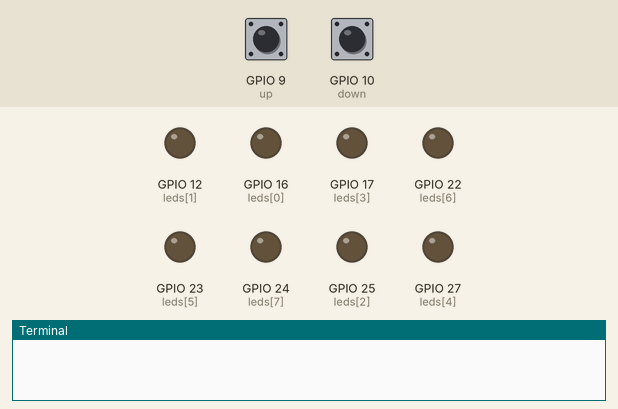
A program run on a simulated Raspberry Pi (BCM pin numbers). Parts: output pins drawn as LEDs (lit = HIGH), the last lines printed to the terminal. Inputs (shaded band) come from the test bench; at power-on: GPIO 9 (up) LOW, GPIO 10 (down) LOW.

Above: at 1.2 s.
1.3 s: GPIO 9 (up) pulled HIGH for 1 s
At 3.0 s:
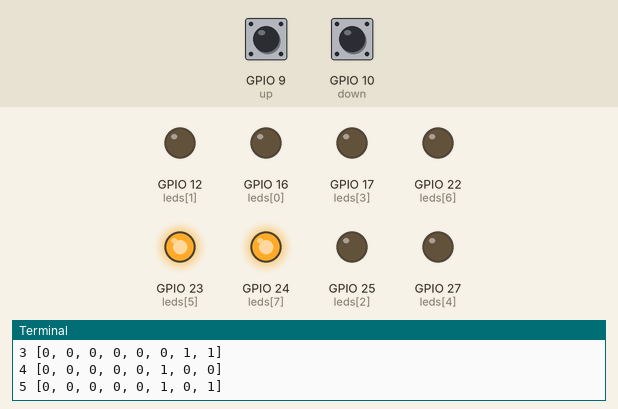
3.8 s: GPIO 9 (up) pulled HIGH for 0.15 s
At 4.6 s:
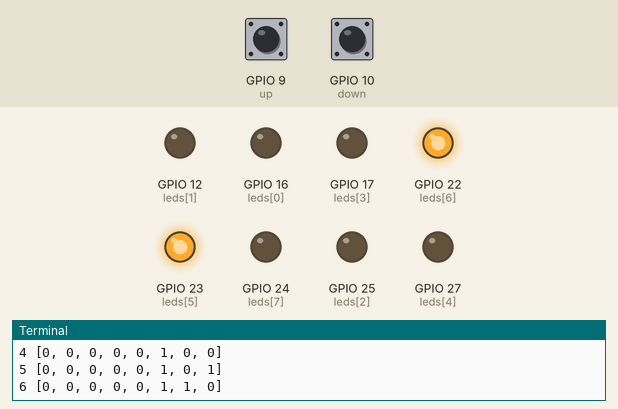
5.5 s: GPIO 9 (up) pulled HIGH for 0.15 s
At 6.8 s:
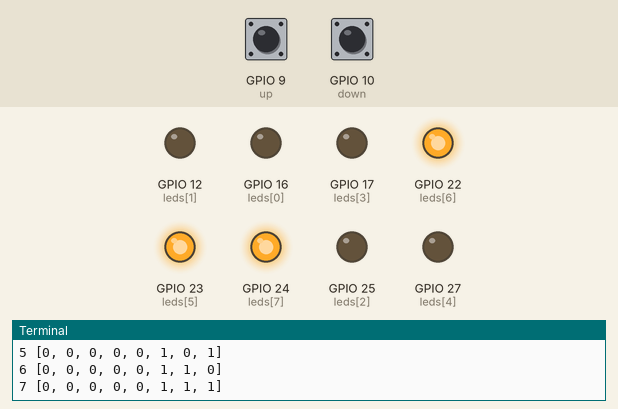
7.2 s: GPIO 9 (up) pulled HIGH for 3.2 s
At 11.6 s:
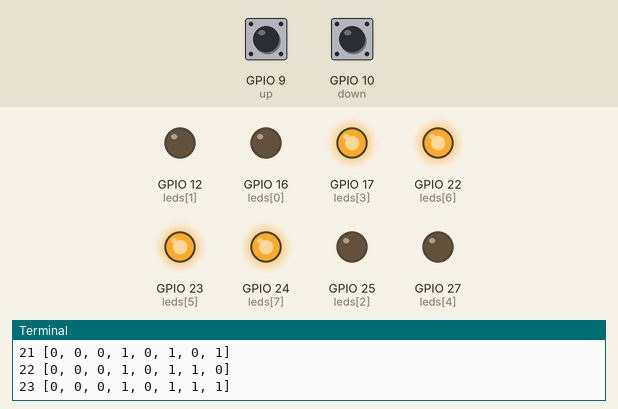
11.9 s: GPIO 9 (up) pulled HIGH for 0.15 s
At 13.1 s:
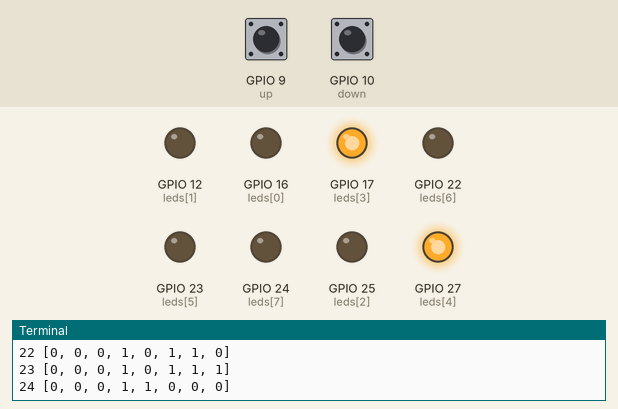
13.6 s: GPIO 9 (up) pulled HIGH for 1 s
At 16.0 s:
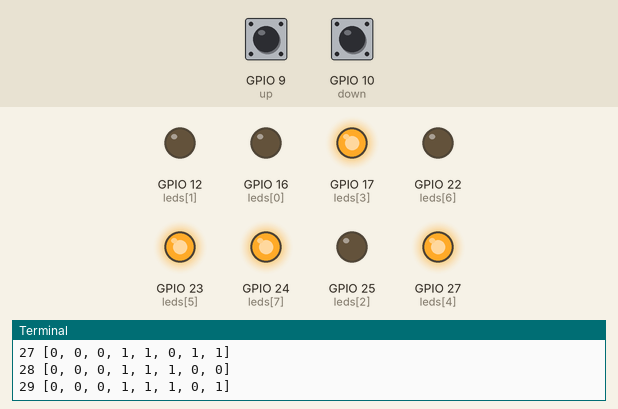
Timing chart, 0 to 17.1 s (numbered marks = the images above; inputs shaded):
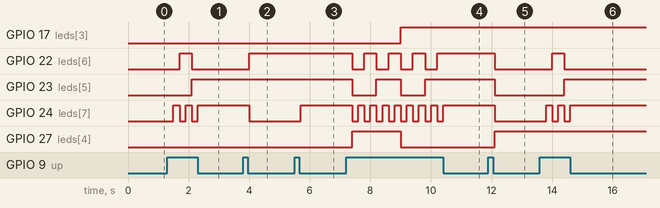

Measured:
- after the input at 1.3 s, GPIO 22 (leds[6]): LOW → HIGH after 0.40 s, → LOW 0.40 s later; GPIO 23 (leds[5]): LOW → HIGH after 0.80 s; GPIO 24 (leds[7]): alternates HIGH for 0.20 s and LOW for 0.20 s, 5 changes in all, then stays HIGH, starting after 0.20 s
- after the input at 3.8 s, GPIO 22 (leds[6]): LOW → HIGH after 0.20 s; GPIO 24 (leds[7]): HIGH → LOW after 0.20 s
- after the input at 5.5 s, GPIO 24 (leds[7]): LOW → HIGH after 0.20 s
- after the input at 7.2 s, GPIO 17 (leds[3]): LOW → HIGH after 1.8 s; GPIO 22 (leds[6]): alternates HIGH for 0.40 s and LOW for 0.40 s, 8 changes in all, then stays HIGH, starting after 0.20 s
- after the input at 11.9 s, GPIO 22 (leds[6]), GPIO 23 (leds[5]), GPIO 24 (leds[7]): HIGH → LOW after 0.20 s; GPIO 27 (leds[4]): LOW → HIGH after 0.20 s
- after the input at 13.6 s, GPIO 22 (leds[6]): LOW → HIGH after 0.40 s, → LOW 0.40 s later; GPIO 23 (leds[5]): LOW → HIGH after 0.80 s; GPIO 24 (leds[7]): alternates HIGH for 0.20 s and LOW for 0.20 s, 5 changes in all, then stays HIGH, starting after 0.20 s

The program:

bin-counter.py
```python
import RPi.GPIO as GPIO
import time
GPIO.setmode(GPIO.BCM)

leds = [16, 12, 25, 17, 27, 23, 22, 24]
up = 9
down = 10
GPIO.setup(leds, GPIO.OUT)
GPIO.setup(up, GPIO.IN)
GPIO.setup(down, GPIO.IN)
GPIO.output(leds, 0)
num = 0
def dec2bin(value):
    return[int(element) for element in bin(value)[2:].zfill(8)]
sleep_time = 0.2
while True:
    if GPIO.input(up):
        num = (num + 1)%256

        print(num, dec2bin(num))
        time.sleep(sleep_time)
    if GPIO.input(down):
        num = num - 1
        if num == -1:
            num = 0
        print(num, dec2bin(num))
        time.sleep(sleep_time)
    GPIO.output(leds, dec2bin(num))
    
```
